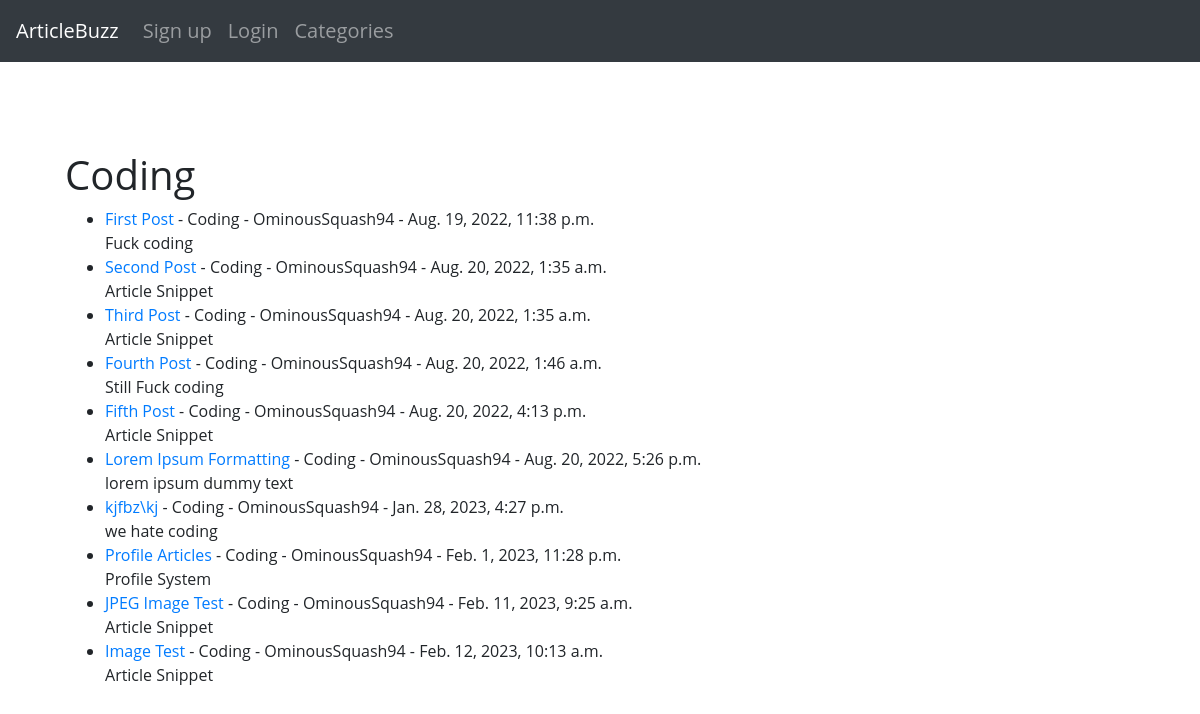
The app's page /category/Coding, older data.
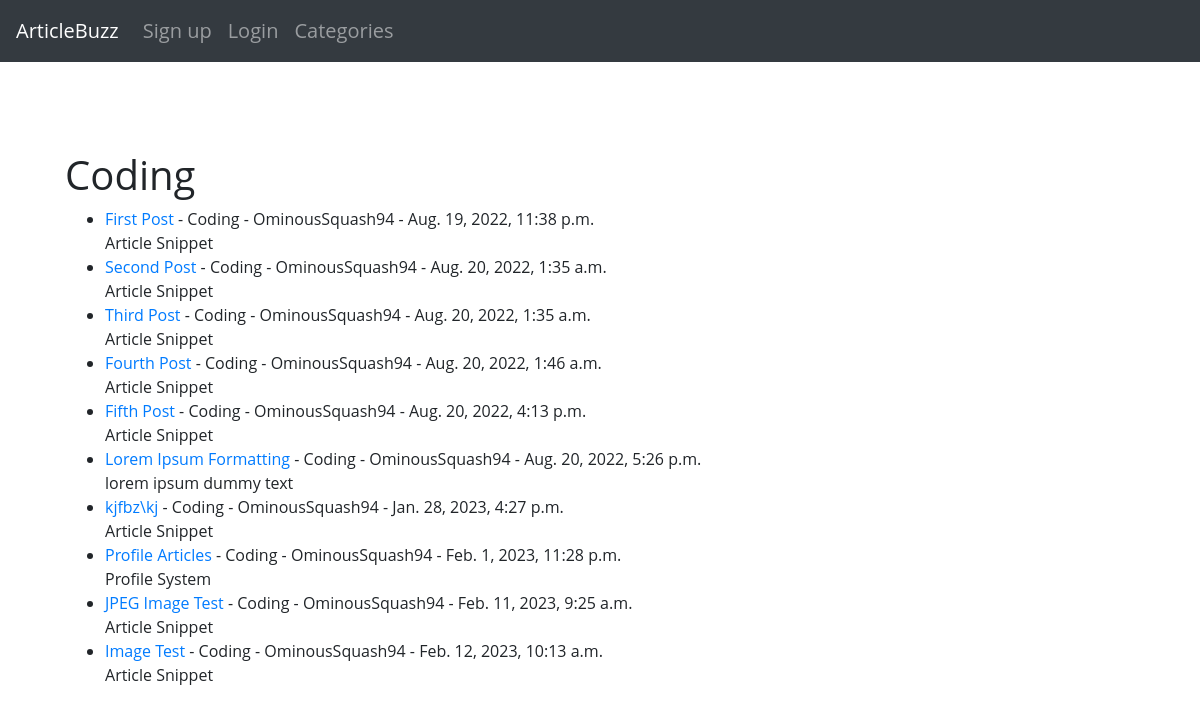
The same page, newer data.
### theblog/models.py (models this page shows, shortened)
class Post(models.Model):
	title = models.CharField(max_length = 255) # Title Field
	author = models.ForeignKey(User, on_delete = models.CASCADE) # Deletes blog posts for a user if they delete account
	header_image = models.ImageField(null = True, blank = True, upload_to = 'uploads/images', default = None)
	body = RichTextField(blank= True, null = True)
	date_published = models.DateTimeField(auto_now_add = True) # Automatically adds the date
	likes = models.ManyToManyField(User, related_name ='blog_post') # Updating count of the upvotes
	tags = models.CharField(max_length = 255, default = 'Coding') # List of tags from the Tag table
	snippet  = models.CharField(max_length = 300, default = 'Article Snippet') # Article Snippet field to display on screen
	number_likes = models.IntegerField(default = 0)

### theblog/views.py (the view)
# urls.py: path('category/<str:cats>', CategoryView, name = 'category'),
def CategoryView(request, cats):
	cat_posts = Post.objects.filter(tags = cats)
	return render (request, 'categories.html', {'cats':cats.title(), 'cat_posts':cat_posts})

### theblog/templates/categories.html (shortened to what this page needs)
{% extends 'base.html' %}
{%block content%}
{% if cat_posts %}
	<h1>{{cats}}</h1>
	<ul>
	{% for post in cat_posts %}
		<li><a href = "{% url 'article-detail' post.pk %}">{{post.title}}</a>
		 - {{post.tags}}
		 - {{post.author}}
		 - {{post.date_published}}
		 <br>
		{{post.snippet|safe}}
	{% endfor %}
	</ul>
<br>
<br>
{% else %}
	<h1>Sorry this page does not exist</h1>
{% endif %}
{%endblock%}

Row changes from the older to the newer data that the page shows:
changed Post "First Post": snippet "Fuck coding" → "Article Snippet"
changed Post "Fourth Post": snippet "Still Fuck coding" → "Article Snippet"
changed Post "kjfbz\\kj": snippet "we hate coding" → "Article Snippet"
